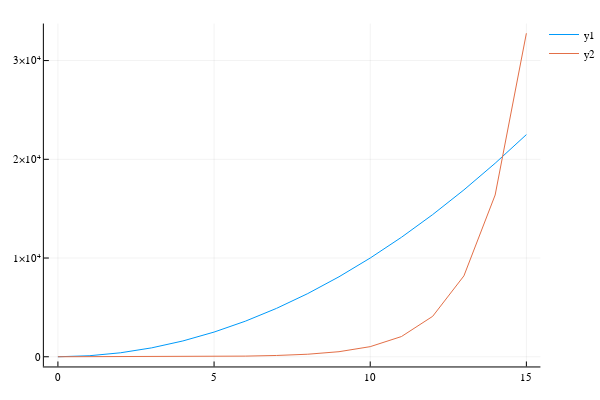

Notebook code cell kept with this figure:
### Markdown cell above
#### 1.2-3
What is the smallest value of n such that an algorithm whose running time is 100n2 runs faster than an algorithm whose running time is 2n on the same machine?

### Code cell
alg1(n) = 100n^2
alg2(n) = 2^n
compare_plot(alg1, alg2, maxval=15)

### Figure 1 — Plotly figure (JSON) as saved in the notebook; plotly's stock layout.template omitted (floating-point values rounded to 4 significant figures)
{"data": [{"colorbar": {"title": ""}, "hoverinfo": "text", "legendgroup": "y1", "line": {"color": "rgba(0, 154, 250, 1.000)", "dash": "solid", "shape": "linear", "width": 1}, "mode": "lines", "name": "y1", "showlegend": true, "text": [null, null, null, null, null, null, null, null, null, null, null, null, null, null, null, null], "type": "scatter", "x": [0, 1, 2, 3, 4, 5, 6, 7, 8, 9, 10, 11, 12, 13, 14, 15], "xaxis": "x1", "y": [0, 100, 400, 900, 1600, 2500, 3600, 4900, 6400, 8100, 10000, 12100, 14400, 16900, 19600, 22500], "yaxis": "y1", "zmax": null, "zmin": null}, {"colorbar": {"title": ""}, "hoverinfo": "text", "legendgroup": "y2", "line": {"color": "rgba(227, 111, 71, 1.000)", "dash": "solid", "shape": "linear", "width": 1}, "mode": "lines", "name": "y2", "showlegend": true, "text": [null, null, null, null, null, null, null, null, null, null, null, null, null, null, null, null], "type": "scatter", "x": [0, 1, 2, 3, 4, 5, 6, 7, 8, 9, 10, 11, 12, 13, 14, 15], "xaxis": "x1", "y": [1, 2, 4, 8, 16, 32, 64, 128, 256, 512, 1024, 2048, 4096, 8192, 16384, 32768], "yaxis": "y1", "zmax": null, "zmin": null}], "layout": {"annotations": [], "height": 400, "legend": {"bgcolor": "rgba(255, 255, 255, 1.000)", "bordercolor": "rgba(0, 0, 0, 1.000)", "font": {"color": "rgba(0, 0, 0, 1.000)", "family": "sans-serif", "size": 11}, "tracegroupgap": 0, "x": 1, "y": 1}, "margin": {"b": 20, "l": 0, "r": 0, "t": 20}, "paper_bgcolor": "rgba(255, 255, 255, 1.000)", "plot_bgcolor": "rgba(255, 255, 255, 1.000)", "showlegend": true, "width": 600, "xaxis": {"anchor": "y1", "domain": [0.08064, 0.9934], "gridcolor": "rgba(0, 0, 0, 0.100)", "gridwidth": 0.5, "linecolor": "rgba(0, 0, 0, 1.000)", "mirror": false, "range": [-0.45, 15.45], "showgrid": true, "showline": true, "showticklabels": true, "tickangle": 0, "tickcolor": "rgb(0, 0, 0)", "tickfont": {"color": "rgba(0, 0, 0, 1.000)", "family": "sans-serif", "size": 11}, "tickmode": "array", "ticks": "inside", "ticktext": ["0", "5", "10", "15"], "tickvals": [0, 5, 10, 15], "title": "", "titlefont": {"color": "rgba(0, 0, 0, 1.000)", "family": "sans-serif", "size": 15}, "type": "-", "visible": true, "zeroline": false, "zerolinecolor": "rgba(0, 0, 0, 1.000)"}, "yaxis": {"anchor": "x1", "domain": [0.03762, 0.9902], "gridcolor": "rgba(0, 0, 0, 0.100)", "gridwidth": 0.5, "linecolor": "rgba(0, 0, 0, 1.000)", "mirror": false, "range": [-983.0, 33750.0], "showgrid": true, "showline": true, "showticklabels": true, "tickangle": 0, "tickcolor": "rgb(0, 0, 0)", "tickfont": {"color": "rgba(0, 0, 0, 1.000)", "family": "sans-serif", "size": 11}, "tickmode": "array", "ticks": "inside", "ticktext": ["0", "1×10⁴", "2×10⁴", "3×10⁴"], "tickvals": [0, 10000, 20000, 30000], "title": "", "titlefont": {"color": "rgba(0, 0, 0, 1.000)", "family": "sans-serif", "size": 15}, "type": "-", "visible": true, "zeroline": false, "zerolinecolor": "rgba(0, 0, 0, 1.000)"}}}
